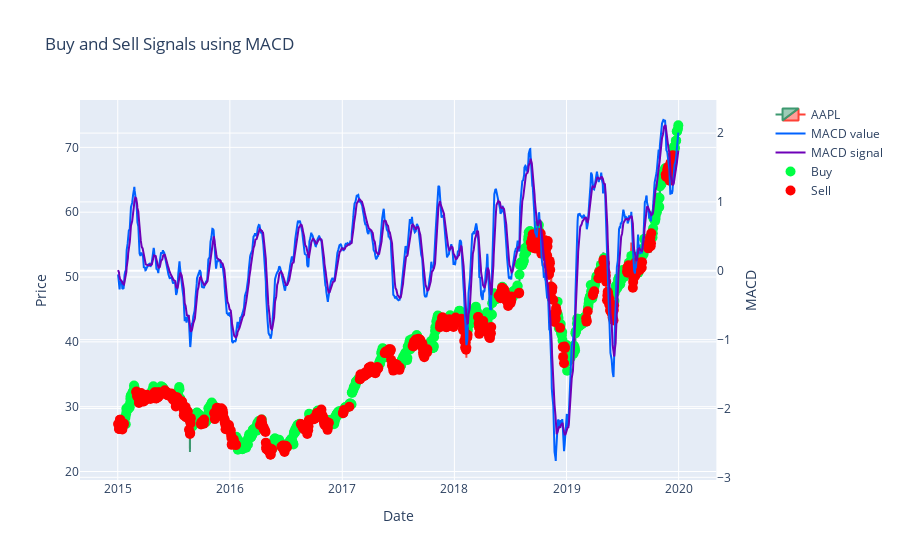

Notebook code cell kept with this figure:
### Code cell
macd_pos_buy_df = macd_stock_df.copy()[macd_stock_df['macd_bs_signal'] == 1]
macd_pos_sell_df = macd_stock_df.copy()[macd_stock_df['macd_bs_signal'] == 0]
macd_pos_fig = plotMACD(macd_stock_df)
macd_pos_fig = plotSignals(macd_pos_fig, macd_pos_buy_df, macd_pos_sell_df, 'macd', 0)
macd_pos_fig.show()

### Figure 1 — Plotly figure (JSON) as saved in the notebook; plotly's stock layout.template omitted (floating-point values rounded to 4 significant figures; data arrays with more than 128 entries replaced by an {"elided": "..."} marker saying what was removed)
{"data": [{"close": {"elided": "1258 float values"}, "high": {"elided": "1258 float values"}, "low": {"elided": "1258 float values"}, "name": "AAPL", "open": {"elided": "1258 float values"}, "type": "candlestick", "x": {"elided": "1258 str values"}}, {"line": {"color": "#0062ff", "width": 2}, "name": "MACD value", "type": "scatter", "x": {"elided": "1258 str values"}, "xaxis": "x", "y": {"elided": "1258 float values"}, "yaxis": "y2"}, {"line": {"color": "#6e00b8", "width": 2}, "name": "MACD signal", "type": "scatter", "x": {"elided": "1258 str values"}, "xaxis": "x", "y": {"elided": "1258 float values"}, "yaxis": "y2"}, {"marker": {"color": "#00ff44", "size": 10, "symbol": "circle"}, "mode": "markers", "name": "Buy", "type": "scatter", "x": {"elided": "656 str values"}, "y": {"elided": "656 float values"}}, {"marker": {"color": "#ff0000", "size": 10, "symbol": "circle"}, "mode": "markers", "name": "Sell", "type": "scatter", "x": {"elided": "602 str values"}, "y": {"elided": "602 float values"}}], "layout": {"title": {"text": "Buy and Sell Signals using MACD"}, "xaxis": {"anchor": "y", "domain": [0, 0.94], "rangeslider": {"visible": false}, "title": {"text": "Date"}}, "yaxis": {"anchor": "x", "domain": [0, 1], "title": {"text": "Price"}}, "yaxis2": {"anchor": "x", "overlaying": "y", "side": "right", "title": {"text": "MACD"}}}}
